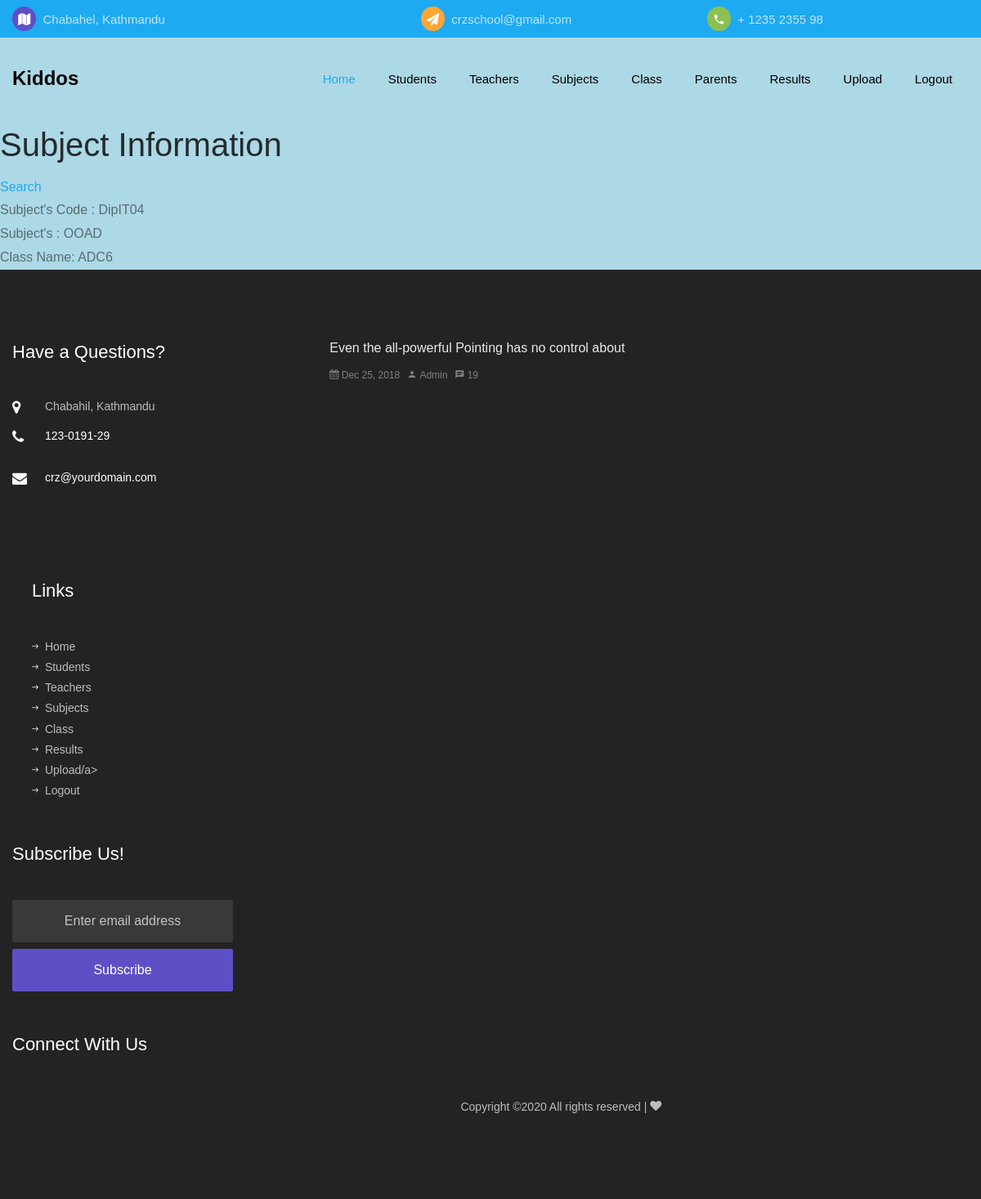
The app's page /app/subjectlist/, older data.
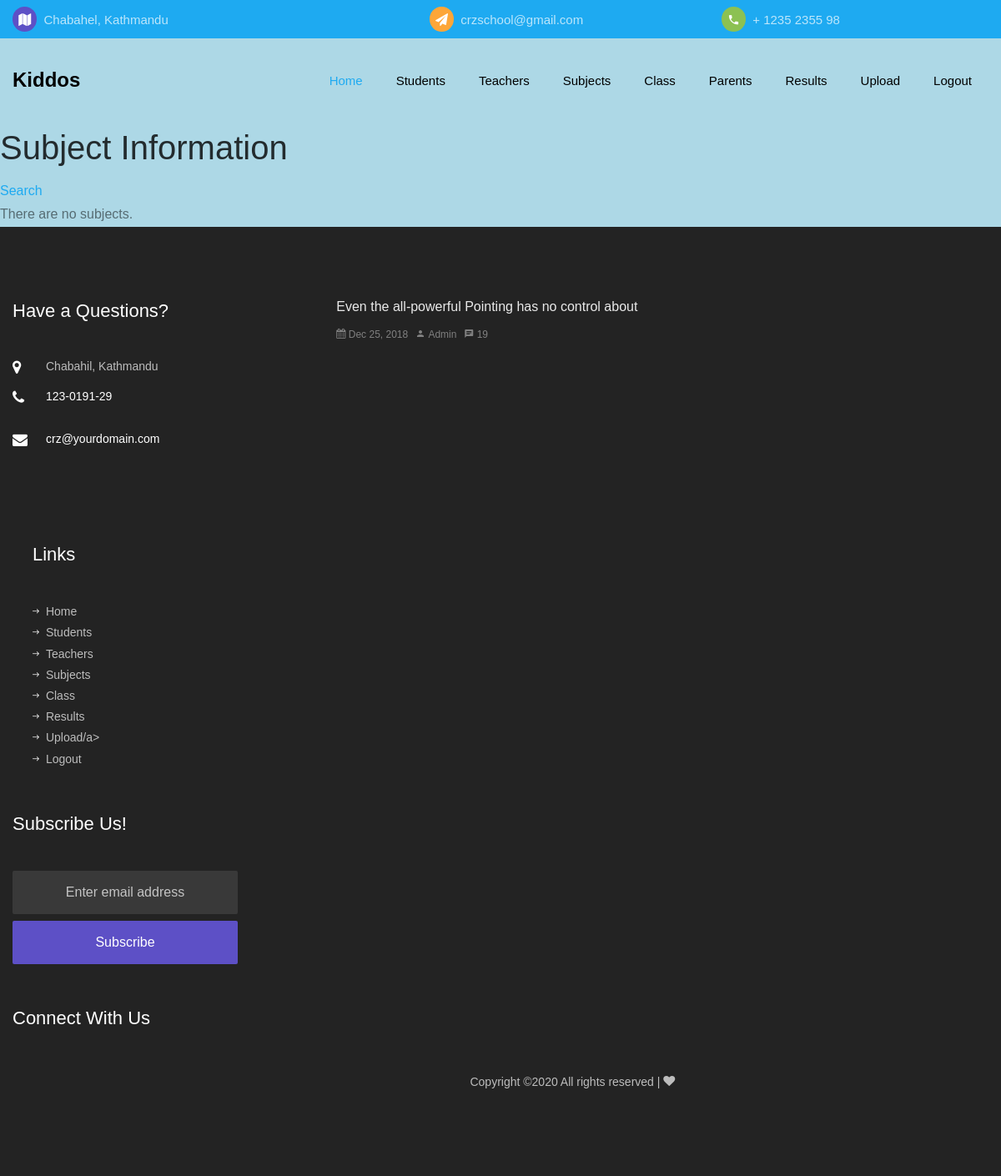
The same page, newer data.
### app/models.py (models this page shows, shortened)
class Subject(models.Model):
    code =  models.CharField(max_length=50)
    name = models.CharField(max_length=50)
    class_name= models.CharField(max_length=50)

### app/views.py (the view)
# urls.py: path('subjectlist/',view_subject_lists),
def view_subject_lists(request):
    list_of_subject= Subject.objects.all()
    context_variable = {
        'subject':list_of_subject
    }
    return render(request,'subject/subject_list.html',context_variable)

### app/templates/subject/subject_list.html (shortened to what this page needs)
{% extends 'base/base.html' %}
    {% load static %}
    {% block content %}
    <h1>Subject Information</h1>
    <a href="/app/searchsubject/">Search</a> <br>
    {% for subjects in subject %}
    Subject's Code : {{subjects.code}} <br>
    Subject's : {{subjects.name}} <br>
    Class Name: {{subjects.class_name}} <br>
    {% empty %}
    There are no subjects.
    {% endfor %}
{% endblock %}

Row changes from the older to the newer data that the page shows:
removed Subject: code "DipIT04", name "OOAD", class_name "ADC6"
Text that changed along with them:
text now shown: "There are no subjects."
